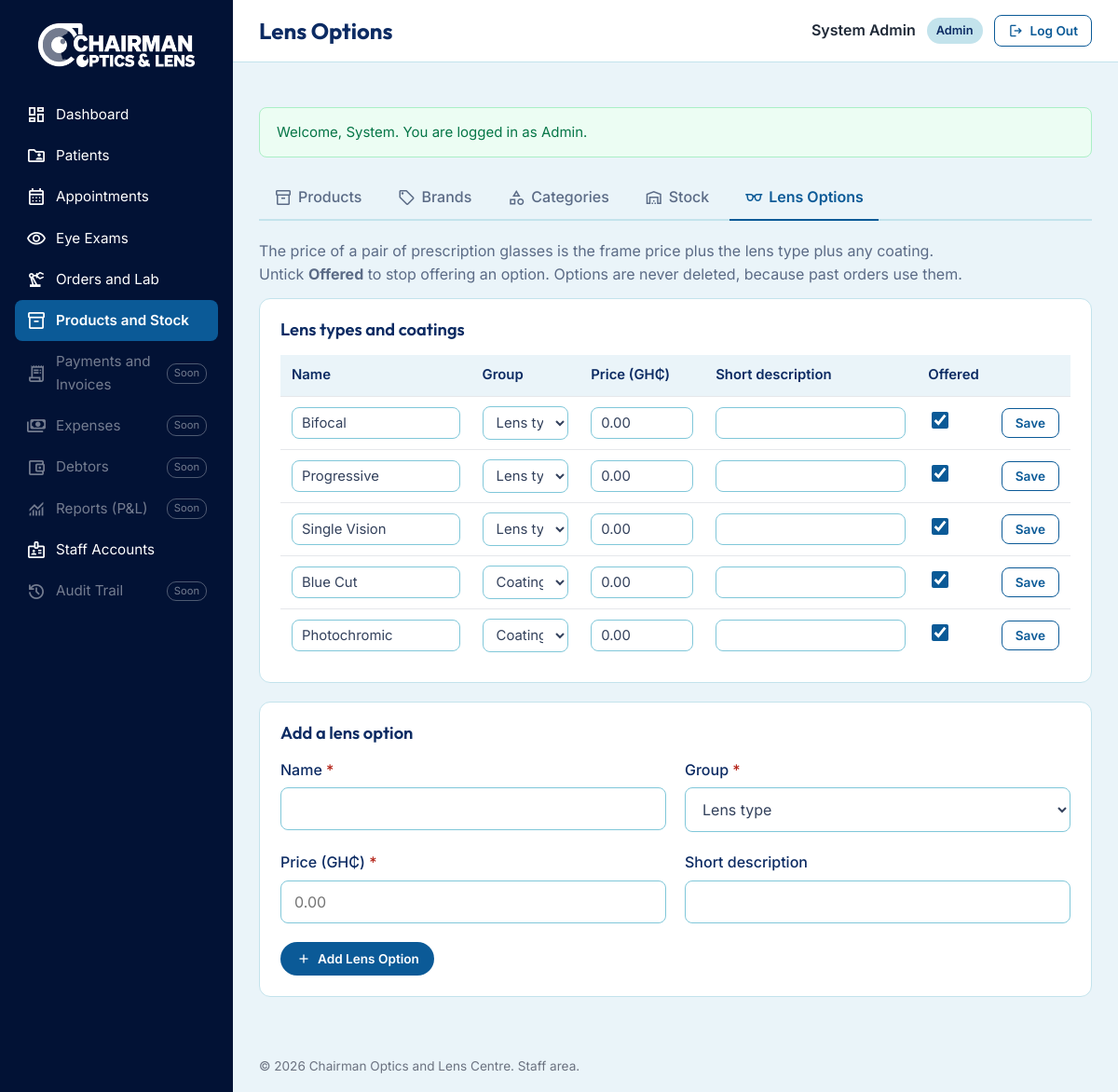
Page /views/admin/lens_options.php (signed in) on the committed database.
### tables this page shows
CREATE TABLE co_lens_options (
    lens_id      INT AUTO_INCREMENT PRIMARY KEY,
    lens_name    VARCHAR(100)  NOT NULL UNIQUE,
    option_group ENUM('Lens type', 'Coating') NOT NULL,
    lens_price   DECIMAL(10,2) NOT NULL DEFAULT 0.00,
    lens_desc    VARCHAR(255)  NULL,
    is_active    TINYINT(1)    NOT NULL DEFAULT 1
);

### controllers/ProductController.php (called while the page is built, shortened)
<?php
require_once __DIR__ . '/../classes/ProductClass.php';
class ProductController
{
    private $product;
    public function __construct()
    {
        $this->product = new ProductClass();
    }
    public function getLensOptions(): array
    {
        return $this->product->getAllLensOptions();
    }
}

### core/db_class.php (called while the page is built, shortened)
<?php
class Database
{
    private static $sharedConn = null;
    public function __construct()
    {
        if (self::$sharedConn === null) {
            try {
                self::$sharedConn = new mysqli(DB_HOST, DB_USER, DB_PASS, DB_NAME);
                self::$sharedConn->set_charset('utf8mb4');
            } catch (mysqli_sql_exception $ex) {
                log_error('DB connection failed: ' . $ex->getMessage());
                http_response_code(500);
                die('Sorry, the site is having trouble right now. Please try again later.');
            }
        }
        $this->conn = self::$sharedConn;
    }
}

### classes/ProductClass.php (called while the page is built, shortened)
<?php
require_once __DIR__ . '/../core/db_class.php';
class ProductClass extends Database
{
    public function getAllLensOptions(): array
    {
        $result = $this->conn->query(
            'SELECT lens_id, lens_name, option_group, lens_price, lens_desc, is_active
             FROM co_lens_options
             ORDER BY option_group, lens_name'
        );
        return $result->fetch_all(MYSQLI_ASSOC);
    }
}

### core/core.php (called while the page is built, shortened)
<?php
require_once __DIR__ . '/db_class.php';
function url(string $path = ''): string
{
    return BASE_URL . ltrim($path, '/');
}
function e($value): string
{
    return htmlspecialchars((string) $value, ENT_QUOTES, 'UTF-8');
}

### views/admin/lens_options.php (the view, shortened to what this page needs)
<?php
require_once __DIR__ . '/../../core/core.php';
require_once __DIR__ . '/../../controllers/ProductController.php';
$controller  = new ProductController();
$lensOptions = $controller->getLensOptions();
require __DIR__ . '/../layout/admin_header.php';
require __DIR__ . '/../layout/product_tabs.php';
?>
<p class="admin-intro">
    The price of a pair of prescription glasses is the frame price plus the lens type plus any coating.
    Untick <strong>Offered</strong> to stop offering an option. Options are never deleted, because past orders use them.
</p>
<section class="admin-panel">
    <h2>Lens types and coatings</h2>
    <div class="table-wrap">
        <table class="admin-table">
            <thead>
                <tr>
                    <th scope="col">Name</th>
                    <th scope="col">Group</th>
                    <th scope="col">Price (GH₵)</th>
                    <th scope="col">Short description</th>
                    <th scope="col">Offered</th>
                    <th scope="col"><span class="visually-hidden">Save</span></th>
                </tr>
            </thead>
            <tbody>
                <?php foreach ($lensOptions as $lens): ?>
                    <?php $formId = 'lens-' . (int) $lens['lens_id']; ?>
                    <tr>
                        <td>
                            <input type="text" id="<?= $formId ?>-name" name="lens_name" form="<?= $formId ?>"
                                   value="<?= e($lens['lens_name']) ?>" maxlength="100" required>
                        </td>
                        <td>
                            <select id="<?= $formId ?>-group" name="option_group" form="<?= $formId ?>">
                                <?php foreach (ProductController::LENS_GROUPS as $group): ?>
                                    <option value="<?= e($group) ?>" <?= $lens['option_group'] === $group ? 'selected' : '' ?>>
                                        <?= e($group) ?>
                                    </option>
                                <?php endforeach; ?>
                            </select>
                        </td>
                        <td>
                            <input type="text" id="<?= $formId ?>-price" name="lens_price" form="<?= $formId ?>"
                                   value="<?= e($lens['lens_price']) ?>" inputmode="decimal" class="input-short" required>
                        </td>
                        <td>
                            <input type="text" id="<?= $formId ?>-desc" name="lens_desc" form="<?= $formId ?>"
                                   value="<?= e($lens['lens_desc'] ?? '') ?>" maxlength="255">
                        </td>
                        <td>
                            <label class="check-label">
                                <input type="checkbox" name="is_active" value="1" form="<?= $formId ?>"
                                       <?= (int) $lens['is_active'] === 1 ? 'checked' : '' ?>>
                            </label>
                        </td>
                        <td>
                            <form action="<?= url('actions/update_lens_action.php') ?>" method="POST" id="<?= $formId ?>">
                                <button type="submit" class="btn btn-outline btn-small">Save</button>
                            </form>
                        </td>
                    </tr>
                <?php endforeach; ?>
            </tbody>
        </table>
    </div>
</section>
<section class="admin-panel">
    <h2>Add a lens option</h2>
    <form action="<?= url('actions/add_lens_action.php') ?>" method="POST" novalidate>
        <div class="form-row">
            <div class="form-group">
                <label for="lens_name">Name <span class="required">*</span></label>
                <input type="text" id="lens_name" name="lens_name" maxlength="100" required>
            </div>
            <div class="form-group">
                <label for="option_group">Group <span class="required">*</span></label>
                <select id="option_group" name="option_group" required>
                    <?php foreach (ProductController::LENS_GROUPS as $group): ?>
                        <option value="<?= e($group) ?>"><?= e($group) ?></option>
                    <?php endforeach; ?>
                </select>
            </div>
        </div>
        <div class="form-row">
            <div class="form-group">
                <label for="lens_price">Price (GH₵) <span class="required">*</span></label>
                <input type="text" id="lens_price" name="lens_price" inputmode="decimal" placeholder="0.00" required>
            </div>
            <div class="form-group">
                <label for="lens_desc">Short description</label>
                <input type="text" id="lens_desc" name="lens_desc" maxlength="255">
            </div>
        </div>
        <button type="submit" class="btn btn-primary btn-small">
            <span class="material-symbols-outlined" aria-hidden="true">add</span> Add Lens Option
        </button>
    </form>
</section>
<?php require __DIR__ . '/../layout/admin_footer.php'; ?>

### css/style.css (style rules this page uses)
:root { --blue: #0B5A97; --blue-dark: #0A4B86; --navy: #0C2B63; --footer: #021235; --cyan: #80C7D9; --light-blue: #EAF4F9; --pale-blue: #C3E3EC; --text: #33415C; --muted: #5B6B86; --border: #CBD5E1; --white: #FFFFFF; --error: #B42318; --error-bg: #FEF3F2; --success: #067647; --success-bg: #ECFDF3; --radius: 12px; --shadow: 0 10px 30px rgba(11, 42, 91, 0.10); }
*, *::before, *::after { box-sizing: border-box; }
body { margin: 0; font-family: 'Inter', Arial, sans-serif; font-size: 16px; line-height: 1.6; color: var(--text); background: var(--white); }
h1, h2, h3 { font-family: 'Outfit', Arial, sans-serif; color: var(--navy); line-height: 1.2; margin: 0 0 12px; }
p { margin: 0 0 12px; }
.btn { display: inline-block; padding: 12px 22px; border: 2px solid transparent; border-radius: 999px; font-family: inherit; font-size: 15px; font-weight: 600; text-align: center; text-decoration: none; cursor: pointer; transition: background-color 0.2s, color 0.2s; }
.btn-primary { background: var(--blue); color: var(--white); }
.form-row { display: grid; grid-template-columns: 1fr 1fr; gap: 20px; }
.form-group { margin-bottom: 20px; }
label { display: block; margin-bottom: 6px; font-weight: 500; color: var(--navy); }
.required { color: var(--error); }
input[type="text"], input[type="email"], input[type="tel"], input[type="password"], select { width: 100%; padding: 12px 14px; border: 1px solid var(--border); border-radius: 8px; font-family: inherit; font-size: 16px; color: var(--text); background: var(--white); }
.material-symbols-outlined { font-size: 22px; line-height: 1; vertical-align: middle; }
input[type="text"], input[type="email"], input[type="tel"], input[type="password"], select { border: 1.5px solid var(--cyan); }
.admin-body { margin: 0; background: var(--light-blue, #EAF4F9); font-family: 'Inter', sans-serif; color: #1f2937; }
.admin-body .btn-small { padding: 7px 14px; font-size: 0.85rem; display: inline-flex; align-items: center; gap: 6px; }
.admin-body .btn-outline { background: #fff; color: var(--blue, #0B5A97); border: 1px solid var(--blue, #0B5A97); border-radius: 8px; cursor: pointer; }
.admin-body .btn-small .material-symbols-outlined { font-size: 18px; }
.admin-intro { max-width: 760px; color: var(--muted); }
.admin-panel { background: #fff; border: 1px solid var(--pale-blue); border-radius: 12px; padding: 22px; margin: 0 0 20px; min-width: 0; }
.admin-panel h2, .admin-panel legend { display: flex; align-items: center; gap: 8px; font-family: 'Outfit', sans-serif; font-size: 1.15rem; font-weight: 600; color: var(--navy); margin: 0 0 16px; }
.table-wrap { overflow-x: auto; }
.admin-table { width: 100%; border-collapse: collapse; font-size: 0.93rem; }
.admin-table th { text-align: left; font-weight: 600; color: var(--navy); background: var(--light-blue); padding: 10px 12px; white-space: nowrap; }
.admin-table td { padding: 10px 12px; border-top: 1px solid #e5e7eb; vertical-align: middle; }
.admin-table input[type="text"], .admin-table select { padding: 7px 10px; font-size: 0.93rem; }
.admin-table .input-short { width: 110px; }
.admin-actions form, .admin-table form { margin: 0; }
.check-label { display: inline-flex; align-items: center; gap: 8px; margin: 0; font-weight: 400; color: var(--text); cursor: pointer; }
.check-label input { width: 18px; height: 18px; accent-color: var(--blue); }

### rows in the picture
co_lens_options: lens_name "Bifocal", lens_price "0.00", is_active "☑"
co_lens_options: lens_name "Progressive", lens_price "0.00", is_active "☑"
co_lens_options: lens_name "Single Vision", lens_price "0.00", is_active "☑"
co_lens_options: lens_name "Blue Cut", lens_price "0.00", is_active "☑"
co_lens_options: lens_name "Photochromic", lens_price "0.00", is_active "☑"

### other values in the picture
$item['label'] "Dashboard"
$item['label'] "Patients"
$item['label'] "Appointments"
$item['label'] "Eye Exams"
$item['label'] "Orders and Lab"
$item['label'] "Products and Stock"
$item['label'] "Payments and Invoices"
$item['label'] "Expenses"
$item['label'] "Debtors"
$item['label'] "Reports (P&L)"
$item['label'] "Staff Accounts"
$item['label'] "Audit Trail"
$pageTitle "Lens Options"
$_SESSION['staff_name'] "System Admin"
staff_role() "Admin"
